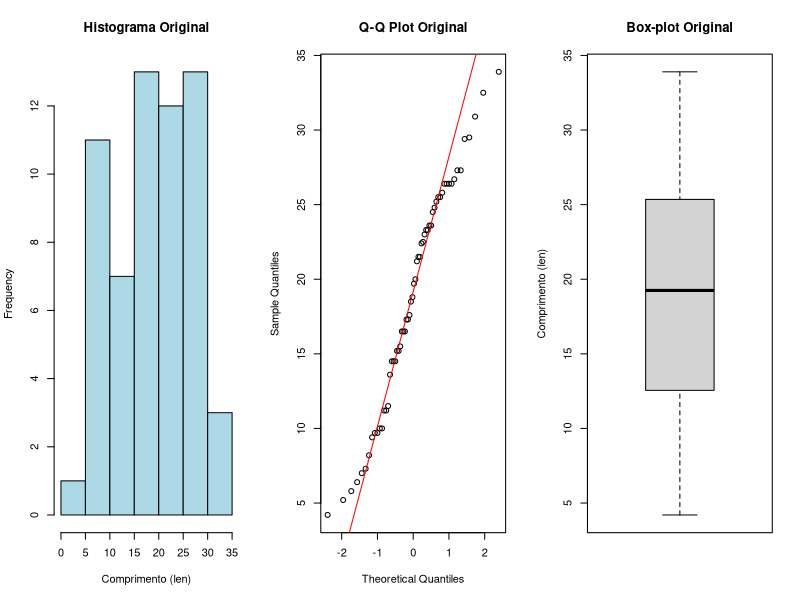

Here is the R script that generated this plot: (Note: this script raises an error after producing the figure.)
## ---- chunk 1
library(mlbench)
library(dplyr)

data("PimaIndiansDiabetes")

df <- PimaIndiansDiabetes %>%
  select(glucose, pressure, insulin, mass)

head(df)
## ---- chunk 2
summary(df)
## ---- chunk 3
norm_min_max    <- function(x) (x - min(x, na.rm = TRUE)) / (max(x, na.rm = TRUE) - min(x, na.rm = TRUE))
norm_max        <- function(x) x / max(x, na.rm = TRUE)
norm_amplitude  <- function(x) x / (max(x, na.rm = TRUE) - min(x, na.rm = TRUE))
norm_quantil    <- function(x) rank(x) / length(x)

resultados <- data.frame(
  Original  = df$glucose,
  MinMax    = norm_min_max(df$glucose),
  Max       = norm_max(df$glucose),
  Amplitude = norm_amplitude(df$glucose),
  Quantil   = norm_quantil(df$glucose)
)

head(resultados)
## ---- chunk 4
sapply(resultados, range)
## ---- chunk 5
data(cancer, package="survival")
head(cancer)
## ---- chunk 6
cancer_zscore <- as.data.frame(cancer %>% 
  select(where(is.numeric)) %>% 
  apply(.,2,scale))

head(cancer_zscore)
## ---- chunk 7
library(tidyr)

iqr_score <- function(x) {
  (x - median(x, na.rm = TRUE)) / IQR(x, na.rm = TRUE)
}

cancer_iqr_score <- as.data.frame(cancer %>% 
  select(where(is.numeric)) %>% 
  apply(.,2,iqr_score))

head(cancer_iqr_score)
## ---- chunk 8
resumo_zscore <- data.frame(
  Media  = sapply(cancer_zscore, mean, na.rm = TRUE),
  Desvio = sapply(cancer_zscore, sd, na.rm = TRUE),
  Minimo = sapply(cancer_zscore, min, na.rm = TRUE),
  Maximo = sapply(cancer_zscore, max, na.rm = TRUE),
  Amplitude = sapply(cancer_zscore, function(x) diff(range(x, na.rm = TRUE)))
)

resumo_robusta <- data.frame(
  Mediana = sapply(cancer_iqr_score, median, na.rm = TRUE),
  IQR     = sapply(cancer_iqr_score, IQR, na.rm = TRUE),
  Minimo  = sapply(cancer_iqr_score, min, na.rm = TRUE),
  Maximo  = sapply(cancer_iqr_score, max, na.rm = TRUE),
  Amplitude = sapply(cancer_iqr_score, function(x) diff(range(x, na.rm = TRUE)))
)
## ---- chunk 9
round(resumo_zscore, 4)
## ---- chunk 10
round(resumo_robusta, 4)
## ---- chunk 11
data("ToothGrowth")
df_tooth <- ToothGrowth

summary(df_tooth$len)
## ---- chunk 12
par(mfrow = c(1, 3)) # Divide a área de plotagem
hist(df_tooth$len, main = "Histograma Original", xlab = "Comprimento (len)", col = "lightblue")
qqnorm(df_tooth$len, main = "Q-Q Plot Original")
qqline(df_tooth$len, col = "red")
boxplot(df_tooth$len, main = "Box-plot Original", ylab = "Comprimento (len)")
## ---- chunk 13
library(MASS)

bc_resultado <- boxcox(lm(len ~ 1, data = df_tooth), plotit = TRUE)

lambda_ideal <- bc_resultado$x[which.max(bc_resultado$y)]
cat("O valor estimado para o parâmetro lambda é:", round(lambda_ideal, 4))
## ---- chunk 14
aplica_boxcox <- function(y, lambda) {
  if (abs(lambda) < 1e-6) {
    return(log(y))
  } else {
    return((y^lambda - 1) / lambda)
  }
}

df_tooth$len_transformado <- aplica_boxcox(df_tooth$len, lambda_ideal)
## ---- chunk 15
estatisticas_comparativas <- data.frame(
  Estatistica = c("Mínimo", "1º Quartil", "Mediana", "Média", "3º Quartil", "Máximo"),
  Original = as.numeric(summary(df_tooth$len)),
  Transformado = as.numeric(summary(df_tooth$len_transformado))
)
print(estatisticas_comparativas)
## ---- chunk 16
par(mfrow = c(2, 3))

hist(df_tooth$len, main = "Histograma Original", xlab = "len", col = "gray")
qqnorm(df_tooth$len, main = "Q-Q Plot Original")
qqline(df_tooth$len, col = "red")
boxplot(df_tooth$len, main = "Box-plot Original", ylab = "len")

hist(df_tooth$len_transformado, main = "Histograma Transformado", xlab = "len (Box-Cox)", col = "lightgreen")
qqnorm(df_tooth$len_transformado, main = "Q-Q Plot Transformado")
qqline(df_tooth$len_transformado, col = "red")
boxplot(df_tooth$len_transformado, main = "Box-plot Transformado", ylab = "len")

par(mfrow = c(1, 1))
## ---- chunk 17
data(iris)

db <- iris
head(iris)
## ---- chunk 18
X <- model.matrix(~ Species - 1, data = db)
head(X)
## ---- chunk 19
iris_ohe <- cbind(db, X)
head(iris_ohe)
## ---- chunk 20
library(caret)
set.seed(1212)

data("PimaIndiansDiabetes2")
db <- PimaIndiansDiabetes2

train_index <- createDataPartition(db$diabetes, p = 0.7, list = FALSE)

head(train_index)
## ---- chunk 21
train_set <- db[train_index,]
test_set <- db[-train_index,]
dim(train_set)
dim(test_set)
## ---- chunk 22
head(train_set)
## ---- chunk 23
head(test_set)
## ---- chunk 24
data("SAheart", package = "ElemStatLearn")
df <- SAheart

df$chd <- as.factor(df$chd)
## ---- chunk 25
semente_utilizada <- 123
valores_k <- c(3, 5, 10)

tabela_distribuicao <- function(dados, nome_conjunto) {
  freq_abs <- table(dados$chd)
  freq_rel <- prop.table(freq_abs) * 100
  res <- data.frame(Classe = names(freq_abs), Absoluta = as.vector(freq_abs), Percentual = round(as.vector(freq_rel), 2))
  print(res, row.names = FALSE)
}

for (k in valores_k) {
  set.seed(semente_utilizada)
  folds_teste <- createFolds(df$chd, k = k, list = TRUE, returnTrain = FALSE)

todos_indices_teste <- unlist(folds_teste)

consistente_tamanho <- length(unique(todos_indices_teste)) == nrow(df)

  for (i in 1:k) {
    cat(rep("-", 40), "\n")
    cat(sprintf("Resumo para o Fold %d de %d\n", i, k))
    cat(sprintf("Semente aleatória base: %d\n", semente_utilizada))
      idx_teste <- folds_teste[[i]]
      
      df_teste <- df[idx_teste, ]
      
      df_treino <- df[-idx_teste, ] 
      
    n_total <- nrow(df)
    n_treino <- nrow(df_treino)
    n_teste <- nrow(df_teste)
    
    cat(sprintf("Conjunto de Treinamento: %d observações (%.2f%%)\n", n_treino, (n_treino/n_total)*100))
    cat(sprintf("Conjunto de Teste: %d observações (%.2f%%)\n\n", n_teste, (n_teste/n_total)*100))
    
    tabela_distribuicao(df_treino, "Treinamento")
    tabela_distribuicao(df_teste, "Teste")
    
    cat("Primeiras observações do subconjunto de Treinamento (amostra):\n")
    print(head(df_treino, 3)) 
    cat("\nPrimeiras observações do subconjunto de Teste (amostra):\n")
    print(head(df_teste, 3))
    cat("\n")
    }
}
## ---- chunk 26
data("birthwt")
df <- birthwt

df$low <- factor(df$low, levels = c(0, 1), labels = c("Normal", "Baixo Peso"))
## ---- chunk 27
prop_original <- prop.table(table(df$low))["Baixo Peso"]
N <- nrow(df)
B <- 10 
semente_base <- 67
## ---- chunk 28
resumo_iteracao <- function(b, semente, df_treino, df_oob) {
  cat(sprintf("\n--- Iteração %d | Semente: %d ---\n", b, semente))
  cat(sprintf("Treino: %d obs | OOB: %d obs (%.2f%%)\n", nrow(df_treino), nrow(df_oob), (nrow(df_oob)/N)*100))
  cat(sprintf("Únicas no Treino: %d | Repetições: %d\n", length(unique(rownames(df_treino))), nrow(df_treino) - length(unique(rownames(df_treino)))))
  
  cat("Desfecho (Treino vs OOB):\n")
  print(rbind(
    Treino = round(prop.table(table(df_treino$low)) * 100, 2),
    OOB    = round(prop.table(table(df_oob$low)) * 100, 2)
  ))
}
## ---- chunk 29
metricas <- data.frame()
lista_treino <- list()
lista_oob <- list()

for (b in 1:B) {
  set.seed(semente_base + b)

  idx_treino <- sample(1:N, size = N, replace = TRUE)
  idx_oob <- setdiff(1:N, unique(idx_treino))
  
  lista_treino[[b]] <- df[idx_treino, ]
  lista_oob[[b]] <- df[idx_oob, ]
  
  resumo_iteracao(b, semente_base + b, lista_treino[[b]], lista_oob[[b]])
  
  perc_oob <- (length(idx_oob) / N) * 100
  prop_oob_baixo <- prop.table(table(lista_oob[[b]]$low))["Baixo Peso"]
  
  metricas <- rbind(metricas, data.frame(
    Iteracao = b,
    Desvio_OOB = abs(perc_oob - 36.0),
    Desvio_Prop = abs(as.numeric(prop_oob_baixo) - as.numeric(prop_original))
  ))
}
## ---- chunk 30
cat("\n=== SELEÇÃO DA ITERAÇÃO IDEAL ===\n")

metricas$Score <- rank(metricas$Desvio_OOB) + rank(metricas$Desvio_Prop)

it_ideal <- metricas$Iteracao[which.min(metricas$Score)]

cat(sprintf("A iteração selecionada que melhor atende aos critérios é a b = %d.\n", it_ideal))

df_treino_ideal <- lista_treino[[it_ideal]]
df_oob_ideal <- lista_oob[[it_ideal]]

cat("\n--- Resumo Descritivo: Conjunto de TREINAMENTO (Iteração Selecionada) ---\n")
print(summary(df_treino_ideal))

cat("\n--- Resumo Descritivo: Conjunto de TESTE/OOB (Iteração Selecionada) ---\n")
print(summary(df_oob_ideal))
